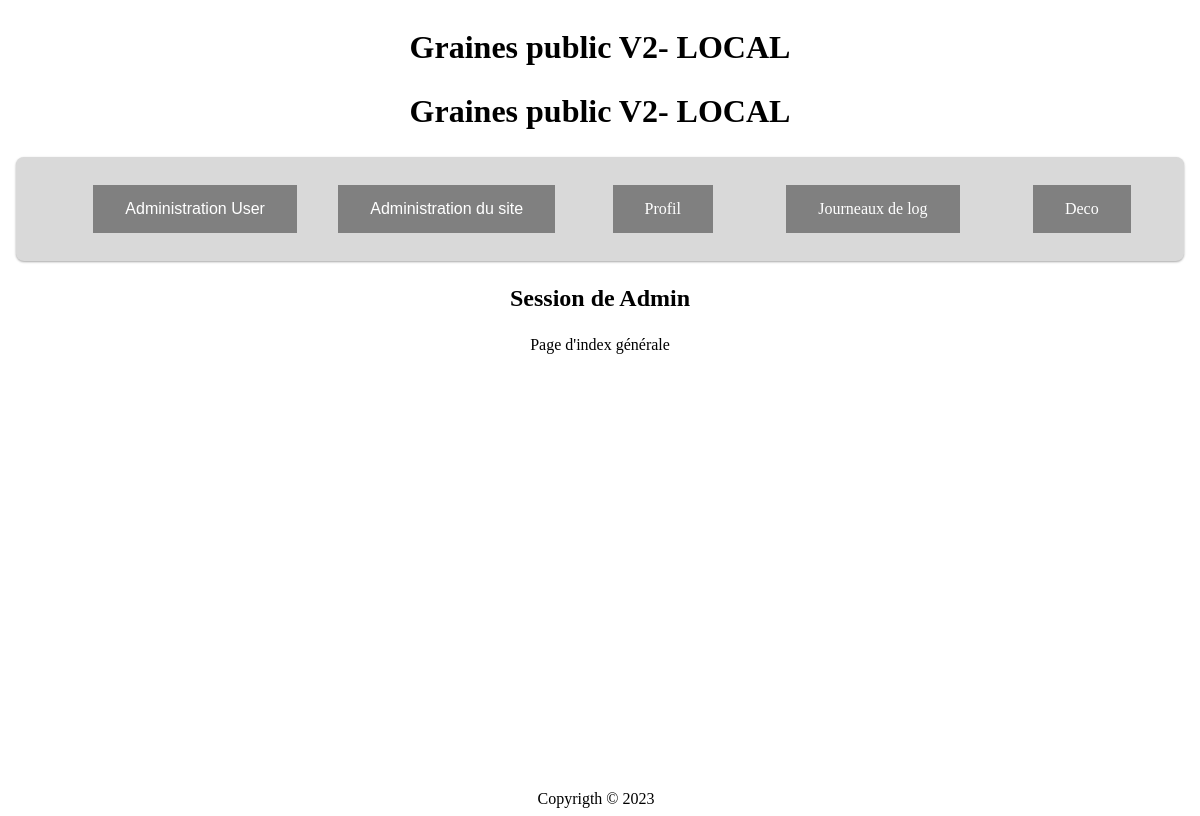
/ (signed in), run on the app's committed database.
### tables this page shows
CREATE TABLE `dataSite` (
  `idDataSite` int NOT NULL,
  `titre` varchar(50) NOT NULL,
  `sousTitre` varchar(100) NOT NULL,
  `description` varchar(255) NOT NULL,
  `titreHTML` varchar(120) NOT NULL DEFAULT '0'
);

CREATE TABLE `navigation` (
  `idNav` int NOT NULL,
  `nomNav` varchar(30) NOT NULL,
  `cheminNav` varchar(80) NOT NULL,
  `menuVisible` tinyint(1) NOT NULL,
  `zoneMenu` int NOT NULL,
  `ordre` tinyint NOT NULL,
  `niveau` tinyint(1) NOT NULL,
  `valide` tinyint(1) NOT NULL DEFAULT '1',
  `deroulant` tinyint NOT NULL DEFAULT '0',
  `targetRoute` varchar(22) NOT NULL DEFAULT '0',
  `idModule` int DEFAULT NULL
);

### index.php (called while the page is built, shortened)
<?php
include 'path.php';
include   $cheminCorps.'kether.php';
include   $cheminCorps.'head.php';
include   $cheminCorps.'navHigh.php';
include   $cheminCorps.'main.php';
include   $cheminCorps.'foot.php';

### objets/RCUD.php (called while the page is built, shortened)
<?php
class RCUD {
  protected $serverName = "localhost:3306";
  protected $userName = "pillage";
  protected $password = "camille";
  protected $dbName = ["RoleTheDice1901", ""];
  private $sql;
  private $param;
  public function __construct($sql, $param) {
    $this->sql = $sql;
    $this->param = $param;
  }
  public function READ($type) {
    try {
      $conn = new PDO("mysql:host=$this->serverName;dbname=".$this->dbName[$type], $this->userName, $this->password);
      $conn->setAttribute(PDO::ATTR_ERRMODE, PDO::ERRMODE_EXCEPTION);
    } catch(PDOException $e) {
     echo "Error: " . $e->getMessage();
    }
    $data = $conn->prepare($this->sql);
    foreach ($this->param as $key) {
      $data->bindParam($key['prep'],$key['variable']);
    }
    $data->execute();
    $data->setFetchMode(PDO::FETCH_ASSOC);
    $dataTraiter = $data->fetchAll();
    return $dataTraiter;
  }
}

### objets/actionRCUD.php (called while the page is built, shortened)
<?php
class ActionDB {
  public static function select ($SQL, $Param, $type = 0) {
    $read = new RCUD($SQL, $Param);
    return $read->READ($type);
  }
}

### modules/dataSite/objets/getDataSite.php (called while the page is built)
<?php
class GetDataSite {
    public function getElementSite($fields, $tables, $conditionsClause) {
        $sql = new SelectRequest($fields, $tables, $conditionsClause);
        $select = $sql->requestSelect(0, '', 0);
        return ActionDB::select($select, []);
    }
}

### affichages/kether.php (called while the page is built, shortened)
<?php
require 'modules/dataSite/objets/getDataSite.php';
$fields = ['titre', 'sousTitre', 'description', 'titreHTML'];
$table = 'dataSite';
$condition = [['champs'=>'idDataSite', 'operator'=>'=', 'param'=>1]];
$dataSite = new PrintDataSite();
$dataSiteDB = $dataSite->getElementSite($fields, $table, $condition);
$title2 = $dataSiteDB[0]['sousTitre'];
$titleHeader = $dataSiteDB[0]['titreHTML'];

### modules/navigation/bandeau.php (called while the page is built, shortened)
<?php
  require 'modules/navigation/objets/printNavigation.php';
  $readNav = new PrintNavigation();
  if(isset($_SESSION['role'])) {
      $dataNavBandeau = $readNav->getNav($_SESSION['role']);
  } else {
      $dataNavBandeau = $readNav->getNav(0);
  }
  $readNav->bandeauHaut($dataNavBandeau);

### modules/navigation/objets/getNavigation.php (called while the page is built, shortened)
<?php
Class GetNavigation {
  public function getNav($zoneMenu) {
    $select = "SELECT `nomNav`, `cheminNav`, `zoneMenu`, `ordre`, `niveau`, `valide`, `deroulant`, `targetRoute`
    FROM `navigation`
    WHERE `valide` = 1 AND `niveau` = :niveau AND `menuVisible` = 1 AND `zoneMenu` = 0
    ORDER BY `ordre`";
    $param = [['prep'=>':niveau', 'variable'=>$zoneMenu]];
    return ActionDB::select($select, $param);
  }
}

### modules/navigation/objets/printNavigation.php (the view, shortened to what this page needs)
<?php
Class PrintNavigation extends GetNavigation {
  public function bandeauHaut($variable){
    echo '<nav class="nav"><ul class="navigationBandeau">';
      foreach ($variable as $key => $value) {
        if(($value['zoneMenu'] == 0)&&($value['deroulant'] == 0)) {
          echo '<li><a href="index.php?idNav='.$value['targetRoute'].'">'.$value['nomNav'].'</a></li>';
        } else {
          echo '<div class="dropdown">';
          echo '<button class="buttonForm">'.$value['nomNav'].'</button>';
          echo '</div>';
        }
      }
    echo '</ul></nav>';
  }
}

### affichages/navHigh.php
<header>
  <div class="hautPage">
    <h1><?=$titleHeader?></h1>
    <h2><?=$title2?></h2>
  </div>
    <?php include   $cheminObjetsNavigation.'bandeau.php'; ?>
</header>

### css/master.css (style rules this page uses)
:root { --main-background-color: grey; --main-background-MagicForm: #D9D9D9; --main-background-navBar: #D9D9D9; --main-border: none; --main-color: white; --main-padding: 15px 32px; --main-text-align: center; --main-text-decoration: none; --main-display: inline-block; --main-font-size: 16px; --main-cursor: pointer; --main-radius: 0.5em; --main-shadow: 2px 4px 5px 1px #151515; }
body { display: flex; flex-direction: column; min-height: 100vh; justify-content: space-between; }
header { text-align: center; }
h1, h2 { font-size: 2em; }
a { text-decoration: none; }
.nav { box-shadow: rgba(0, 0, 0, 0.12) 0px 1px 3px, rgba(0, 0, 0, 0.24) 0px 1px 2px; background: var(--main-background-navBar); border-radius: var(--main-radius); border: 1px solid var(--main-color-interne); margin-left: 0.5em; margin-right: 0.5em; width: auto; padding: 0.25em; }
.buttonForm { margin: 0.5em; }
.hautPage { text-align: center; }
.navigationBandeau { list-style: none; display: flex; flex-direction: row; justify-content: space-evenly; align-items: center; }
.navigationBandeau li { padding-left: 0.5em; padding-right: 0.5em; margin-left: 1em; margin-right: 1em; text-align: center; }
button { background-color: var(--main-background-color); border: var(--main-border); color: var(--main-color); padding: var(--main-padding); text-align: var(--main-text-align); text-decoration: var(--main-text-decoration); display: var(--main-display); font-size: var(--main-font-size); cursor: var(--main-cursor); }
a { background-color: var(--main-background-color); border: var(--main-border); color: var(--main-color); padding: var(--main-padding); text-align: var(--main-text-align); text-decoration: var(--main-text-decoration); display: var(--main-display); font-size: var(--main-font-size); cursor: var(--main-cursor); }
.dropdown { display: inline-block; }

### data on the page
datasite: titreHTML "Graines public V2- LOCAL", sousTitre "Graines public V2- LOCAL"
navigation: nomNav "Administration User"
navigation: nomNav "Administration du site"
navigation: nomNav "Profil"
navigation: nomNav "Journeaux de log"
navigation: nomNav "Deco"

### other printed values
$_SESSION['login'] "Admin"
